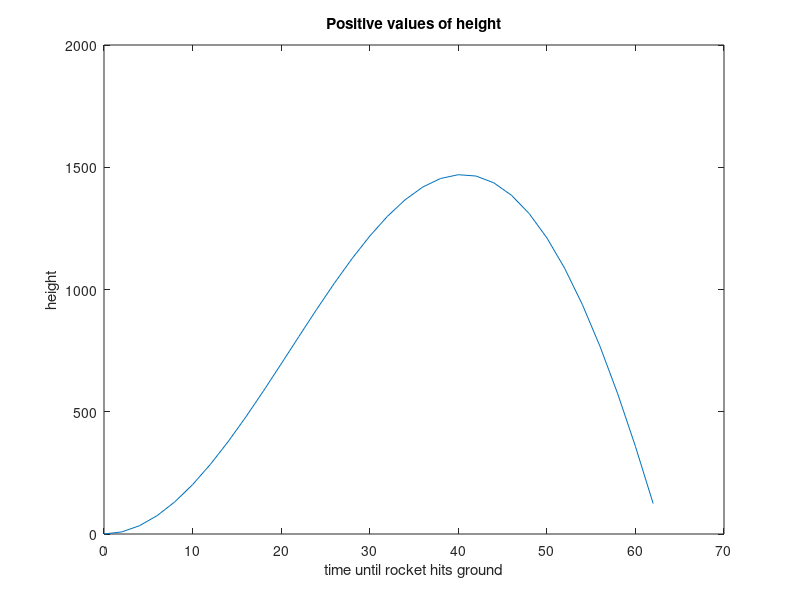

This chart was generated by the following MATLAB code: (Note: this script raises an error after producing the figure.)
%% Jaiden Kazemini
% Assignment #7 - Chapter 8
% ENGR1040

%% 8.1

% a) 
v1 = [0,100;1,101;2,102;3,103;4,103;5,104;6,104;7,105;8,106;9,106;10,106;...
    11,105;12,104;13,103;14,101;15,100;16,99;17,100;18,102;19,104;20,106;...
    21,107;22,105;23,104;24,104];
a1 = find(v1>105)

% b)
b1 = length(a1)

% c)
time = v1(:,1);
temp = v1(:,2);
r = find(temp>105);
ans_c = time(r)

% d)
ans_d = length(find(temp<102))

% e)
a = find(temp<102);
ans_e = time(a)

% f)
b = find(temp>102&temp<105);
ans_f = time(b)

% g)
[r,c] = max(temp);
max_value = r
time_max = time(c)
%% 8.2

% a)
t = 0:2:100;
h = (2.13*(t.^2))-(0.0013*(t.^4))+(0.000034*(t.^4.751));
a_time = find(h>0);
a_ans = max(a_time);
t_ans = t(a_ans)

% b)

t = 0:2:100;
h = (2.13*(t.^2))-(0.0013*(t.^4))+(0.000034*(t.^4.751));
[h_m,time_index] = max(h);
H_max = h_m
Time_max = t(time_index)

% c)
t = 0:2:100;
h = (2.13*(t.^2))-(0.0013*(t.^4))+(0.000034*(t.^4.751));
times = find(h>=0);
heights = h(times);
plot(t(times),heights)
title('Positive values of height');
xlabel('time until rocket hits ground');
ylabel('height');
%% 8.3

% a)
tab = [1530,116,45,110;1240,114,42,115;2380,118,41,120;1470,124,38,95;...
    3590,126,61,118];
batch_number = tab(:,1);
temp = tab(:,2);
humidity = tab(:,3);
pressure = tab(:,4);
a_ans = find(temp>115&temp<125);
a = find(temp<115|temp>125);
fprintf('batch %2.0000f did meet the criterion for temperatures\n',[a_ans])
fprintf('batch %2.0000f did not meet the criterion for temperatures\n',[a])

% b)
b_ans = find(humidity>40&humidity<60);
b = find(humidity<40|humidity>60);
fprintf('batch %2.0f did meet the criterion for humidity\n',[b_ans])
fprintf('batch %2.0f did not meet the criterion for humidity\n',[b])

% c)
c_ans = find(pressure>100&pressure<200);
c = find(pressure<100|pressure>200);
fprintf('batch %2.0f did meet the criterion for pressure\n',[c_ans])
fprintf('batch %2.0f did not meet the criterion for pressure\n',[c])

% d)
d_ans = find((temp>115&temp<125)&(humidity>40&humidity<60)&...
(pressure>100&pressure<200));
d = find((temp<115|temp>125)|(humidity<40|humidity>60)|...
(pressure<100|pressure>200));
fprintf('batch %2.0f did meet the criterion for any one of the reasons\n',[d_ans])
fprintf('batch %2.0f did not meet the criterion for any one of the reasons\n',[d])

% e)
a_ans1 = size(find(temp>115&temp<125));
a1 = size(find(temp<115|temp>125));
b_ans1 = size(find(humidity>40&humidity<60));
b1 = size(find(humidity<40|humidity>60));
c_ans1 = size(find(pressure>100&pressure<200));
c1 = size(find(pressure<100|pressure>200));
i = size(batch_number);
p1 = a_ans1*100/i;
p2 = b_ans1*100/i;
p3 = c_ans1*100/i;
fprintf('%2.4f percent of motors passed for the temperature criterion\n',[p1])
fprintf('%2.4f percent of motors failed for the temperature criterion\n',[a1*100/i])
fprintf('%2.4f percent of motors passed for the humidity criterion\n',[p2])
fprintf('%2.4f percent of motors failed for the humidity criterion\n',[b1*100/i])
fprintf('%2.4f percent of motors passed for the pressure criterion\n',[p3])
fprintf('%2.4f percent of motors failed for the pressure criterion\n',[c1*100/i])
fprintf('%2.4f percentage is the total percentage rate\n',[(p1+p2+p3)/3])

%% 8.5

x = -3:0.05:5;
fv = f(x);
plot(x,fv)
xlabel('x')
ylabel('f(x)')
title('Plot of the function f(x)')

%% 8.6

x = -2*pi:0.01:2*pi;
gx = g(x);
plot(x,gx)
xlim([-2*pi 2*pi]);
ylim([-1.5 1.5]);
title('Plot of the function g(x)')
xlabel('x')
ylabel('g(x)')
%% 8.7
load temp.dat

% a)
hour = temp(:,1);
temp1 = temp(:,2);
temp2 = temp(:,3);
temp3 = temp(:,4);
[R,C] = find(temp>85);
tab1 = [R,C]

% b)
tempr1 = [temp1,temp2,temp3];
[r2,c2] = find(tempr1<65);
tab2 = [r2,c2+1]

% c)
temp = [temp1,temp2,temp3];
[max1,pos1] = max(temp);
[Max_temp,pos2] = max(max1);
Max_temp
Thermocouple_num = pos2
hour_val = pos1(pos2)
%% 8.8
load sea_ice_antarctic.dat

% a)
year = sea_ice_antarctic(:,1);
september = sea_ice_antarctic(:,2);
plot(year,september,'r')
hold on
february = sea_ice_antarctic(:,3);
plot(year,february,'b')
year1 = 1979:1:2010;
feb_avg = 3.04.*year1./year1;
plot(year1,feb_avg,'g')
sep_avg = 18.79.*year1./year1;
plot(year1,sep_avg,'c')
xlabel('year')
ylabel('Antarctic Sea Ice Extent (millions of square km)')

% b)
x = find(september>=18.79);
year(x)

% c)
y = find(february<=3.04);
year(y)
%% 8.9
load sea_ice_arctic.dat

% a)
year = sea_ice_arctic(:,1);
sep = sea_ice_arctic(:,2);
march = sea_ice_arctic(:,3);
plot(year,sep)
hold on
plot(year,march)
x = [1979 2010];
y = [15.52 15.52];
line(x,y)
x1 = [1979 2010];
y1 = [6.51 6.51];
line(x1,y1)
xlabel('year')
ylabel('ice extent')

% b)
e = find(sep>6.51);
for i=1:length(e)
    y(i)=year(e(i));
end
y

% c)
e1 = find(march<15.52);
for i=1:length(e1)
    y(i)=year(e1(i));
end
y

%% 8.10
load LAKE_POWELL.dat

% a)
y1 = LAKE_POWELL(:,1);
y2 = LAKE_POWELL(:,2);
y3 = LAKE_POWELL(:,3);
y4 = LAKE_POWELL(:,4);
y5 = LAKE_POWELL(:,5);
y6 = LAKE_POWELL(:,6);
y7 = LAKE_POWELL(:,7);
y8 = LAKE_POWELL(:,8);
lake_pow = [y1,y2,y3,y4,y5,y6,y7,y8];
avg = mean(lake_pow);
disp('average elevation of the water level is: ')
disp(avg)
years = [y1;y2;y3;y4;y5;y6;y7;y8];
avg1 = mean(years);
disp('average elevation for an 8-year period: ')
disp(avg1)

% b)
y = [2008,2009,2010,2011,2012,2013,2014,2015];
c1 = length(find(y1>avg1));
c2 = length(find(y2>avg1));
c3 = length(find(y3>avg1));
c4 = length(find(y4>avg1));
c5 = length(find(y5>avg1));
c6 = length(find(y6>avg1));
c7 = length(find(y7>avg1));
c8 = length(find(y8>avg1));
c = [c1,c2,c3,c4,c5,c6,c7,c8];
fprintf('%2.0f months of the year %1.0f exceed the overall average value\n',[c;y])

% c)
[rc,cc] = find(years'>avg1);
yy = y(rc);
table = [cc,yy]

% d)
avg2 = mean(years');
disp('The average elevation for each month for the 8-year period')
disp(avg2')
%% 8.11
x = input('Enter your body temperature: ');
if x>98.6
    disp('You have a fever');
end
%% 8.12
x = input('Enter the value of x: ');
y = input('Enter the value of y: ');
if x>y
    disp('x>y');
else
    disp('y>=x');
end
%% 8.13
my_asin(2.5)
my_asin(0.5)
%% 8.15

% a)
saws = [1,4,5,3,7,5,3,10,12,8,7,4];
if saws>=0
    disp('all valid')
else
    disp('invalid number found')
end

% b)
saws = [1,4,5,3,7,5,-3,10,12,8,7,4];
if saws>=0
    disp('all valid')
else
    disp('invalid number found')
end

%% 8.17

% a)
n = 3:6;
sum = (n-2)*180;
table = [n' sum']

% b)
clear all;
clc
n = input('Enter your choice:\n3.triangle\n4.square\n5.pentagon\n6.hexagon\n')
switch n
    case 3
        fprintf('sum of interior angles in the triangle is %3d',180)
    case 4
        fprintf('sum of interior angles in the square is %3d',(4-2)*180)
    case 5
        fprintf('sum of interior angles in the pentagon is %3d',(5-2)*180)
    case 6 
        fprintf('sum of interior angles in the hexagon is %3d',(6-2)*180)
    otherwise
        fprintf('You have entered the wrong choice. You have to enter index number of your choice')
end

% c)
clear all;
clc
n = menu('Enter your choice:','triangle','square','pentagon','hexagon');
switch n
    case 1
        fprintf('sum of interior angles in the triangle is',180);
    case 2
        fprintf('sum of interior angles in the square is',2*180);
        disp(2*180)
    case 3
        fprintf('sum of interior angles in the pentagon is',3*180);
    case 4
        fprintf('sum of interior angles in the hexagon is',4*180);
end

%% 8.20 (Extra Credit)
lot=menu('Which lot do you want to park at?','Long-Term (Economy) Lot','Short-term Lot');

disp('How long did you park in the lot?');

Weeks=input('Weeks:');

Days=input('Days:');

Hours=input('Hours:');

Minutes=input('Minutes:');

switch lot

case 1

bill=LongTermBill(Weeks,Days,Hours,Minutes);

case 2

bill=ShortTermBill(Weeks,Days,Hours,Minutes);

end

fprintf('\nTime Stayed:\n %3f Weeks\n %2f Days\n %2f Hours\n %2f Minutes\n Fee: %4f Dollars\n',Weeks,Days,Hours,Minutes,bill);


%% functions
function fx=f(x)
x1 = find(x<=2);
f1 = 2.*x(x1);
x2 = find(x>2);
f2 = x(x2).^2;
fx = [f1,f2];
end

function gx=g(x)
x1 = find(x<-pi);
gx(x1)=-1;

x2 = find(x>=-pi & x<=pi);
xs = x(x2);
gx(x2) = cos(xs);

x3 = find(x>pi);
gx(x3)=-1;
end

function result = my_asin(x)
if(-1<=x&x<=+1)
    disp(asin(x));
else
    disp('value entered is out of range')
end
end

function result=LongTermBill(w,d,h,m)

hours=h+(m/60); 

hours=ceil(hours);

if(hours>=6)

LTbill=(42*w)+(6*d)+6; 

else

LTbill=(42*w)+(6*d)+hours; 


end
result=LTbill;
end

function result=ShortTermBill(w,d,h,m)

minutes=((h*60)+m)-30;

MinutesPrice=minutes/20;

MinutesPrice=ceil(MinutesPrice);

WeekPrice=7*25; 

if(MinutesPrice>=25)

STbill=(WeekPrice*w)+(25*d)+25; 

else

STbill=(WeekPrice*w)+(25*d)+MinutesPrice; 


end
result=STbill;
end
